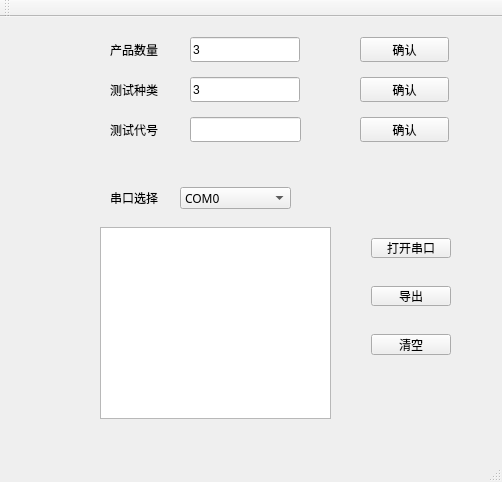
<?xml version="1.0" encoding="UTF-8"?>
<ui version="4.0">
 <class>QtGuiApplication1Class</class>
 <widget class="QMainWindow" name="QtGuiApplication1Class">
  <property name="geometry">
   <rect>
    <x>0</x>
    <y>0</y>
    <width>502</width>
    <height>482</height>
   </rect>
  </property>
  <property name="windowTitle">
   <string>QtGuiApplication1</string>
  </property>
  <widget class="QWidget" name="centralWidget">
   <widget class="QComboBox" name="comboBox">
    <property name="geometry">
     <rect>
      <x>180</x>
      <y>170</y>
      <width>111</width>
      <height>22</height>
     </rect>
    </property>
    <property name="font">
     <font>
      <family>宋体</family>
     </font>
    </property>
    <item>
     <property name="text">
      <string>COM0</string>
     </property>
    </item>
    <item>
     <property name="text">
      <string>COM1</string>
     </property>
    </item>
    <item>
     <property name="text">
      <string>COM2</string>
     </property>
    </item>
    <item>
     <property name="text">
      <string>COM3</string>
     </property>
    </item>
    <item>
     <property name="text">
      <string>COM4</string>
     </property>
    </item>
    <item>
     <property name="text">
      <string>COM5</string>
     </property>
    </item>
    <item>
     <property name="text">
      <string>COM6</string>
     </property>
    </item>
    <item>
     <property name="text">
      <string>COM7</string>
     </property>
    </item>
    <item>
     <property name="text">
      <string>COM8</string>
     </property>
    </item>
    <item>
     <property name="text">
      <string>COM9</string>
     </property>
    </item>
    <item>
     <property name="text">
      <string>COM10</string>
     </property>
    </item>
   </widget>
   <widget class="QLabel" name="label_2">
    <property name="geometry">
     <rect>
      <x>110</x>
      <y>170</y>
      <width>63</width>
      <height>21</height>
     </rect>
    </property>
    <property name="font">
     <font>
      <family>宋体</family>
     </font>
    </property>
    <property name="text">
     <string>串口选择</string>
    </property>
   </widget>
   <widget class="QListWidget" name="listWidget">
    <property name="geometry">
     <rect>
      <x>100</x>
      <y>210</y>
      <width>231</width>
      <height>192</height>
     </rect>
    </property>
    <property name="font">
     <font>
      <family>Arial</family>
      <pointsize>10</pointsize>
     </font>
    </property>
   </widget>
   <widget class="QWidget" name="layoutWidget">
    <property name="geometry">
     <rect>
      <x>360</x>
      <y>210</y>
      <width>98</width>
      <height>139</height>
     </rect>
    </property>
    <layout class="QFormLayout" name="formLayout">
     <property name="verticalSpacing">
      <number>28</number>
     </property>
     <item row="1" column="0">
      <widget class="QPushButton" name="pushButton_2">
       <property name="font">
        <font>
         <family>宋体</family>
        </font>
       </property>
       <property name="text">
        <string>导出</string>
       </property>
      </widget>
     </item>
     <item row="2" column="0">
      <widget class="QPushButton" name="pushButton_3">
       <property name="font">
        <font>
         <family>宋体</family>
        </font>
       </property>
       <property name="text">
        <string>清空</string>
       </property>
      </widget>
     </item>
     <item row="0" column="0">
      <widget class="QPushButton" name="pushButton">
       <property name="font">
        <font>
         <family>宋体</family>
        </font>
       </property>
       <property name="text">
        <string>打开串口</string>
       </property>
      </widget>
     </item>
    </layout>
   </widget>
   <widget class="QLineEdit" name="lineEdit">
    <property name="geometry">
     <rect>
      <x>190</x>
      <y>20</y>
      <width>110</width>
      <height>25</height>
     </rect>
    </property>
    <property name="text">
     <string>3</string>
    </property>
   </widget>
   <widget class="QLineEdit" name="lineEdit_2">
    <property name="geometry">
     <rect>
      <x>190</x>
      <y>60</y>
      <width>110</width>
      <height>25</height>
     </rect>
    </property>
    <property name="text">
     <string>3</string>
    </property>
   </widget>
   <widget class="QPushButton" name="pushButton_4">
    <property name="geometry">
     <rect>
      <x>360</x>
      <y>20</y>
      <width>89</width>
      <height>25</height>
     </rect>
    </property>
    <property name="font">
     <font>
      <family>宋体</family>
     </font>
    </property>
    <property name="text">
     <string>确认</string>
    </property>
   </widget>
   <widget class="QLineEdit" name="lineEdit_3">
    <property name="geometry">
     <rect>
      <x>190</x>
      <y>100</y>
      <width>111</width>
      <height>25</height>
     </rect>
    </property>
   </widget>
   <widget class="QPushButton" name="pushButton_5">
    <property name="geometry">
     <rect>
      <x>360</x>
      <y>60</y>
      <width>89</width>
      <height>25</height>
     </rect>
    </property>
    <property name="font">
     <font>
      <family>宋体</family>
     </font>
    </property>
    <property name="text">
     <string>确认</string>
    </property>
   </widget>
   <widget class="QPushButton" name="pushButton_6">
    <property name="geometry">
     <rect>
      <x>360</x>
      <y>100</y>
      <width>89</width>
      <height>25</height>
     </rect>
    </property>
    <property name="font">
     <font>
      <family>宋体</family>
     </font>
    </property>
    <property name="text">
     <string>确认</string>
    </property>
   </widget>
   <widget class="QLabel" name="label_3">
    <property name="geometry">
     <rect>
      <x>110</x>
      <y>20</y>
      <width>63</width>
      <height>25</height>
     </rect>
    </property>
    <property name="font">
     <font>
      <family>宋体</family>
     </font>
    </property>
    <property name="text">
     <string>产品数量</string>
    </property>
   </widget>
   <widget class="QLabel" name="label_4">
    <property name="geometry">
     <rect>
      <x>110</x>
      <y>60</y>
      <width>63</width>
      <height>25</height>
     </rect>
    </property>
    <property name="font">
     <font>
      <family>宋体</family>
     </font>
    </property>
    <property name="text">
     <string>测试种类</string>
    </property>
   </widget>
   <widget class="QLabel" name="label_5">
    <property name="geometry">
     <rect>
      <x>110</x>
      <y>100</y>
      <width>63</width>
      <height>25</height>
     </rect>
    </property>
    <property name="font">
     <font>
      <family>宋体</family>
     </font>
    </property>
    <property name="text">
     <string>测试代号</string>
    </property>
   </widget>
  </widget>
  <widget class="QMenuBar" name="menuBar">
   <property name="geometry">
    <rect>
     <x>0</x>
     <y>0</y>
     <width>502</width>
     <height>26</height>
    </rect>
   </property>
  </widget>
  <widget class="QToolBar" name="mainToolBar">
   <attribute name="toolBarArea">
    <enum>TopToolBarArea</enum>
   </attribute>
   <attribute name="toolBarBreak">
    <bool>false</bool>
   </attribute>
  </widget>
  <widget class="QStatusBar" name="statusBar"/>
  <action name="action">
   <property name="text">
    <string>导出格式设置</string>
   </property>
  </action>
  <action name="action123">
   <property name="text">
    <string>123</string>
   </property>
  </action>
  <action name="action_2">
   <property name="text">
    <string>输出格式设置</string>
   </property>
  </action>
 </widget>
 <layoutdefault spacing="6" margin="11"/>
 <resources>
  <include location="QtGuiApplication1.qrc"/>
 </resources>
 <connections/>
</ui>
